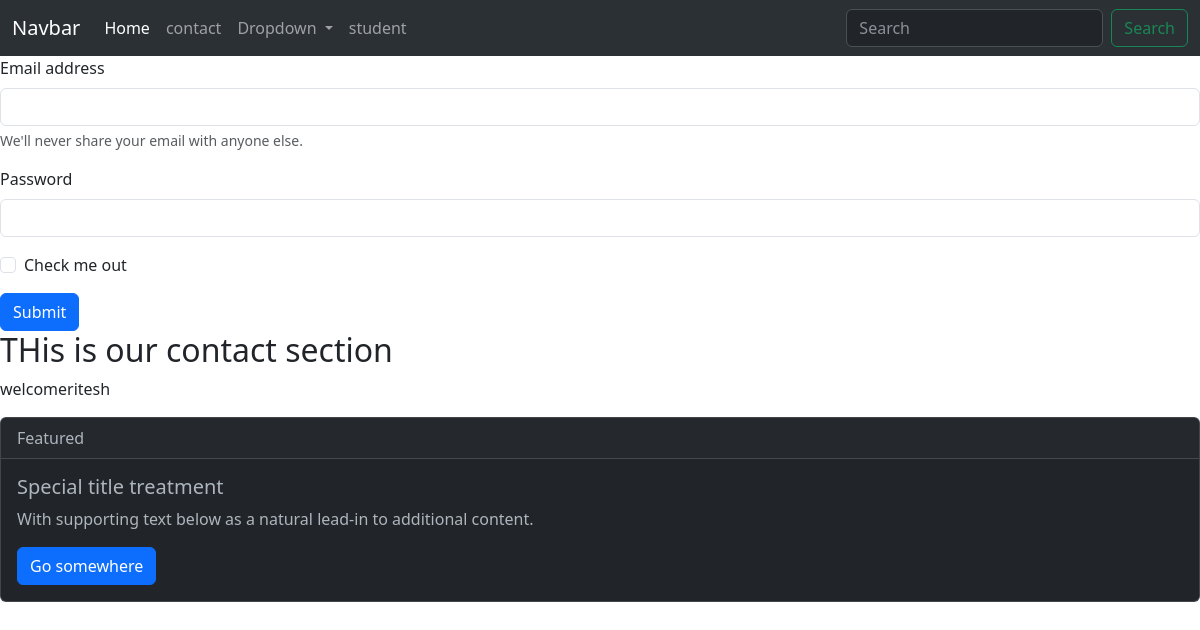
The app's page /contact/, older data.
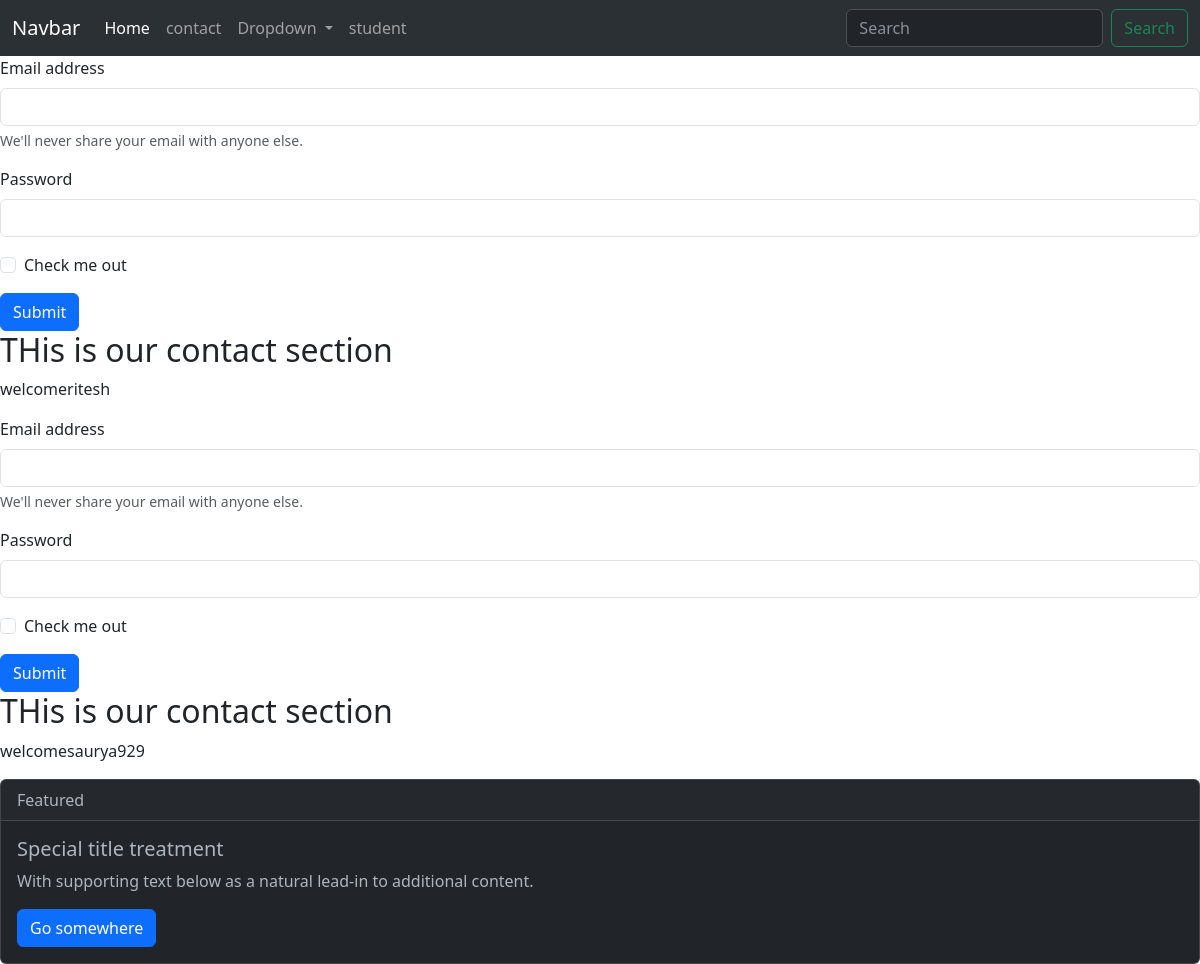
The same page, newer data.
### customuser/models.py (models this page shows)
class user(models.Model):
    name = models.CharField(max_length=60)
    email = models.CharField(max_length=70,blank=True)
    dp = models.FileField(upload_to="custom")
    password = models.CharField(max_length=100)

### Word/views.py (the view)
# urls.py: path('contact/', MyView.as_view(), name='my-view'),
class MyView(View):
    def get(self, request):
        home  = user.objects.all()
        data = {
             'use' : home
            }
        return render(request, 'contact.html', data)

### templates/contact.html
{% extends 'base.html' %}
{% block content %}
{% for i in use %}
<form method="post">
    <div class="mb-3">
      <label for="exampleInputEmail1" class="form-label">Email address</label>
      <input type="email" class="form-control" id="exampleInputEmail1" aria-describedby="emailHelp">
      <div id="emailHelp" class="form-text">We'll never share your email with anyone else.</div>
    </div>
    <div class="mb-3">
      <label for="exampleInputPassword1" class="form-label">Password</label>
      <input type="password" class="form-control" id="exampleInputPassword1">
    </div>
    <div class="mb-3 form-check">
      <input type="checkbox" class="form-check-input" id="exampleCheck1">
      <label class="form-check-label" for="exampleCheck1">Check me out</label>
    </div>
    <button type="submit" class="btn btn-primary">Submit</button>
</form>
<h2>THis is our contact section</h2>
<p>welcome{{i.name}}</p>
{% endfor %}
{% endblock content %}

Row changes from the older to the newer data that the page shows:
added user: name "saurya929"
